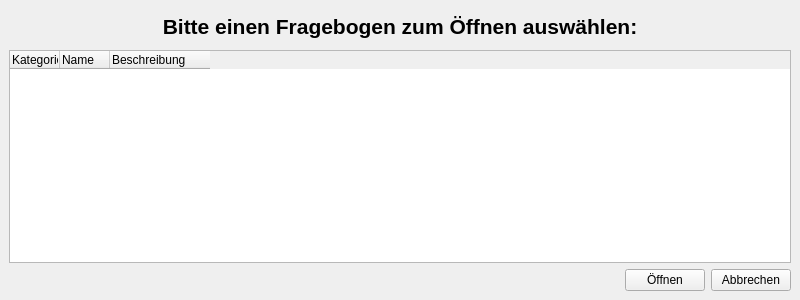
<?xml version="1.0" encoding="UTF-8"?>
<ui version="4.0">
 <class>ChooseQAWindow</class>
 <widget class="QMainWindow" name="ChooseQAWindow">
  <property name="geometry">
   <rect>
    <x>0</x>
    <y>0</y>
    <width>800</width>
    <height>300</height>
   </rect>
  </property>
  <property name="windowTitle">
   <string>MainWindow</string>
  </property>
  <widget class="QWidget" name="centralwidget">
   <layout class="QVBoxLayout" name="verticalLayout_2">
    <item>
     <spacer name="horizontalSpacer_2">
      <property name="orientation">
       <enum>Qt::Horizontal</enum>
      </property>
      <property name="sizeHint" stdset="0">
       <size>
        <width>40</width>
        <height>5</height>
       </size>
      </property>
     </spacer>
    </item>
    <item>
     <widget class="QLabel" name="label">
      <property name="font">
       <font>
        <pointsize>16</pointsize>
        <weight>75</weight>
        <bold>true</bold>
       </font>
      </property>
      <property name="text">
       <string>&lt;html&gt;&lt;head/&gt;&lt;body&gt;&lt;p align=&quot;center&quot;&gt;Bitte einen Fragebogen zum Öffnen auswählen:&lt;/p&gt;&lt;/body&gt;&lt;/html&gt;</string>
      </property>
     </widget>
    </item>
    <item>
     <spacer name="horizontalSpacer_3">
      <property name="orientation">
       <enum>Qt::Horizontal</enum>
      </property>
      <property name="sizeHint" stdset="0">
       <size>
        <width>40</width>
        <height>5</height>
       </size>
      </property>
     </spacer>
    </item>
    <item>
     <layout class="QVBoxLayout" name="verticalLayout">
      <item>
       <widget class="QTreeWidget" name="tableChooseQA">
        <property name="font">
         <font>
          <family>MS Shell Dlg 2</family>
         </font>
        </property>
        <property name="layoutDirection">
         <enum>Qt::LeftToRight</enum>
        </property>
        <property name="lineWidth">
         <number>2</number>
        </property>
        <property name="midLineWidth">
         <number>1</number>
        </property>
        <property name="horizontalScrollBarPolicy">
         <enum>Qt::ScrollBarAsNeeded</enum>
        </property>
        <property name="sizeAdjustPolicy">
         <enum>QAbstractScrollArea::AdjustToContents</enum>
        </property>
        <property name="selectionMode">
         <enum>QAbstractItemView::ExtendedSelection</enum>
        </property>
        <property name="selectionBehavior">
         <enum>QAbstractItemView::SelectRows</enum>
        </property>
        <property name="textElideMode">
         <enum>Qt::ElideLeft</enum>
        </property>
        <property name="indentation">
         <number>0</number>
        </property>
        <property name="columnCount">
         <number>3</number>
        </property>
        <attribute name="headerMinimumSectionSize">
         <number>0</number>
        </attribute>
        <attribute name="headerDefaultSectionSize">
         <number>50</number>
        </attribute>
        <attribute name="headerStretchLastSection">
         <bool>false</bool>
        </attribute>
        <column>
         <property name="text">
          <string>Kategorie</string>
         </property>
        </column>
        <column>
         <property name="text">
          <string>Name</string>
         </property>
        </column>
        <column>
         <property name="text">
          <string>Beschreibung</string>
         </property>
        </column>
       </widget>
      </item>
      <item>
       <layout class="QHBoxLayout" name="horizontalLayout">
        <item>
         <spacer name="horizontalSpacer">
          <property name="orientation">
           <enum>Qt::Horizontal</enum>
          </property>
          <property name="sizeHint" stdset="0">
           <size>
            <width>40</width>
            <height>20</height>
           </size>
          </property>
         </spacer>
        </item>
        <item>
         <widget class="QPushButton" name="choosedbintreebutton">
          <property name="text">
           <string>Öffnen</string>
          </property>
         </widget>
        </item>
        <item>
         <widget class="QPushButton" name="closechoosedbbutton">
          <property name="text">
           <string>Abbrechen</string>
          </property>
         </widget>
        </item>
       </layout>
      </item>
     </layout>
    </item>
   </layout>
  </widget>
 </widget>
 <resources/>
 <connections/>
</ui>
